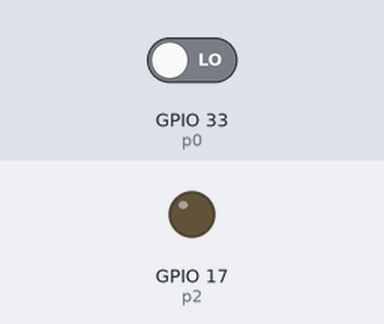
The program below on a simulated ESP32 board running MicroPython. Shown: output pins drawn as LEDs (lit = HIGH). Dashed ring = blinking. The test bench sets the inputs (shaded band); at power-on: GPIO 33 (p0) LOW.

Above: at 1.2 s.
1.3 s: GPIO 33 (p0) driven HIGH
At 1.51 s:
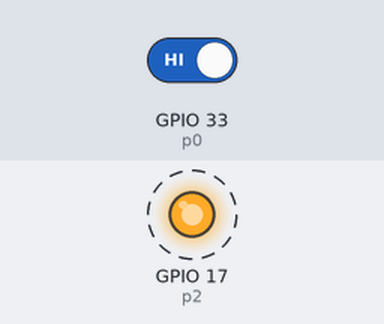
Timing chart, 0 to 10.3 s (numbered marks = the images above; inputs shaded):
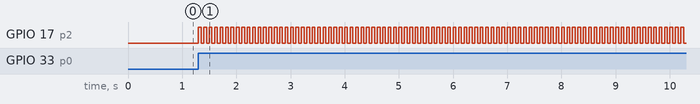

The program:

4.BlinkDetect.py
```python
#測試 4 : 指定 PIR 觸發後 LED 閃爍時間

from machine import Pin
import time
p0=Pin(33, Pin.IN)
p2=Pin(17, Pin.OUT)
duration=8                           #LED 持續閃爍之秒數

def LED_blink():
    p2.value(1)
    time.sleep_ms(50)
    p2.value(0)
    time.sleep_ms(50)

while True:
    if p0.value()==1:              #偵測到觸發訊號
        expire=duration*1000 + time.ticks_ms()    #計算結束時戳 (duration 換算成 ms)
        while time.ticks_ms() <= expire:            #若還未到達結束時戳就持續閃爍
            LED_blink()
```

Measured:
- after the input at 1.3 s, GPIO 17 (p2): alternates HIGH for 0.05 s and LOW for 0.05 s, starting at once
